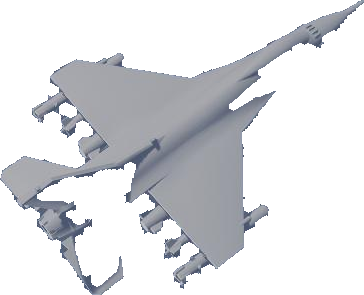
#> input picture aeroshield/vision/shape_templates/f16.png, 364 x 295 px
$ python -i shape_detect.py   (imports and definitions only)
#> lines starting #> are read from the running program, lines starting #| are printed output that depends on the picture; after the words box and inside, x2 and y2 are one past the last pixel; in counts of white or black regions, pixels touching at a corner belong together
#> further down, picture is the input picture: shape (295, 364, 3); mean B, G, R 224.7, 221.8, 220.7
### aeroshield/core/modes.py
"""Stage rules and WEZ (weapon engagement zone) helpers."""

from __future__ import annotations

from typing import Any

from aeroshield.core.fsm import Stage


# Friendly / hostile names used in overlay and FSM
HOSTILE_TYPES = {"F16", "Helikopter", "BalistikFuze", "MiniIHA"}
FRIENDLY_TYPES = {"Dost", "Friendly"}


def normalize_label(name: str) -> str:
    n = (name or "").strip()
    aliases = {
        "F-16": "F16",
        "f16": "F16",
        "F16": "F16",
        "fighter": "F16",
        "jet": "F16",
        "airplane": "F16",
        "aeroplane": "F16",
        "heli": "Helikopter",
        "helicopter": "Helikopter",
        "helikopter": "Helikopter",
        "missile": "BalistikFuze",
        "balistik": "BalistikFuze",
        "Balistik Füze": "BalistikFuze",
        "fuze": "BalistikFuze",
        "füze": "BalistikFuze",
        "uav": "MiniIHA",
        "drone": "MiniIHA",
        "Drone": "MiniIHA",
        "Mini/Micro İHA": "MiniIHA",
        "MiniIHA": "MiniIHA",
        "mini_iha": "MiniIHA",
        "mini-iha": "MiniIHA",
        "miniiha": "MiniIHA",
        "iha": "MiniIHA",
        "bird": "MiniIHA",
        "kite": "BalistikFuze",
        "dost": "Dost",
        "friend": "Dost",
        "friendly": "Dost",
    }
    return aliases.get(n, aliases.get(n.lower(), n))


def is_hostile(label: str) -> bool:
    lab = normalize_label(label)
    if lab in FRIENDLY_TYPES or lab == "Dost":
        return False
    return lab in HOSTILE_TYPES or lab not in FRIENDLY_TYPES


# [54 lines left out: functions display_target_name, wez_limits, in_wez, wez_status_text, auto_fire_allowed, not called in this run]

### aeroshield/workers/ipc.py
"""Shared IPC message helpers and latest-only queue utilities."""

from __future__ import annotations

import time
from dataclasses import asdict, dataclass, field
from multiprocessing import shared_memory
from typing import Any, Optional

import numpy as np


# [19 lines left out: function put_latest, not called in this run]


class FrameRing:
    """Double-buffered BGR frames in shared memory (camera → inference)."""

    SLOTS = 2

    # [23 lines left out: function __init__, not called in this run]

    @property
    def names(self) -> list[str]:
        return list(self._names)

    # [37 lines left out: functions write, read, close, unlink, not called in this run]

    def close_and_unlink(self) -> None:
        self.close()
        self.unlink()

    # [8 lines left out: function from_meta, not called in this run]


@dataclass
class Detection:
    track_id: int
    x: float
    y: float
    w: float
    h: float
    conf: float
    label: str
    hostile: bool = True
    cx: float = 0.0
    cy: float = 0.0
    range_m: Optional[float] = None

    def __post_init__(self) -> None:
        if not self.cx and not self.cy:
            self.cx = self.x + self.w / 2.0
            self.cy = self.y + self.h / 2.0


@dataclass
class TrackSnapshot:
    ts: float
    frame_id: int
    fps: float
    latency_ms: float
    width: int
    height: int
    detections: list[Detection] = field(default_factory=list)
    primary_id: Optional[int] = None
    # Encoded JPEG of the frame for UI (keeps queue light)
    jpeg: Optional[bytes] = None

    # [7 lines left out: function primary, not called in this run]


@dataclass
class OperatorCommand:
    ts: float = field(default_factory=time.time)
    stage: int = 1
    start_mission: bool = False
    estop: bool = False
    estop_clear: bool = False
    maint: bool = False
    fire: bool = False
    pan_cmd: int = 0
    tilt_cmd: int = 0
    pan_forbidden_min: float = 200.0
    pan_forbidden_max: float = 270.0
    manual_range_m: Optional[float] = None
    bit_ok: bool = True


@dataclass
class Telemetry:
    ts: float = field(default_factory=time.time)
    linked: bool = False
    mock: bool = False
    failsafe: bool = False
    status: int = 0
    limit_pan: int = 0
    limit_tilt: int = 0
    fsm: str = "BIT"
    stage: int = 1
    fps: float = 0.0
    latency_ms: float = 0.0
    pan: int = 0
    tilt: int = 0
    fire: int = 0
    locked: bool = False
    wez_ok: bool = False
    primary_label: str = "-"
    primary_id: Optional[int] = None
    cx: float = 0.0
    cy: float = 0.0
    vx: float = 0.0
    vy: float = 0.0
    range_m: Optional[float] = None
    maint_remaining_s: float = 600.0
    log_line: str = ""

    def to_dict(self) -> dict[str, Any]:
        return asdict(self)

### aeroshield/vision/shape_detect.py
"""Match demo-prop silhouettes by shape only (binary mask), not paint color."""

from __future__ import annotations

from pathlib import Path
from typing import Any, Optional

import cv2
import numpy as np

from aeroshield.core.modes import is_hostile
from aeroshield.workers.ipc import Detection

_TEMPLATE_DIR = Path(__file__).with_name("shape_templates")
_TEMPLATES: Optional[list[tuple[str, np.ndarray]]] = None

_FILES = (
    ("mini_iha", "MiniIHA"),
    ("f16", "F16"),          # Celik Kubbe clay / grey
    ("f16_ck", "F16"),
    ("f16_asd", "F16"),      # asd1dw blue
    ("f16_prop", "F16"),     # turuncu 3D baskı
    ("helikopter", "Helikopter"),
    ("fuze", "BalistikFuze"),
)


def detect_by_shape(
    frame_bgr: np.ndarray,
    config: dict[str, Any] | None = None,
    skip_labels: Optional[set[str]] = None,
) -> list[Detection]:
    cfg = (config or {}).get("shape_detect") or {}
    if not bool(cfg.get("enabled", True)):
        return []
    templates = _load_templates(cfg)
    if not templates or frame_bgr is None or frame_bgr.size == 0:
        return []

    skip = skip_labels or set()
    src_h, src_w = frame_bgr.shape[:2]
#> src_h = 295; src_w = 364
    work_w = int(cfg.get("work_width", 480))
    scale = 1.0
    small = frame_bgr
    if src_w > work_w:
        scale = src_w / float(work_w)
        nh = max(1, int(round(src_h / scale)))
        small = cv2.resize(frame_bgr, (work_w, nh), interpolation=cv2.INTER_AREA)

    h, w = small.shape[:2]
#> h = 295; w = 364
    mask = _foreground_mask(small)
    k = cv2.getStructuringElement(cv2.MORPH_ELLIPSE, (5, 5))
    mask = cv2.morphologyEx(mask, cv2.MORPH_CLOSE, k, iterations=1)
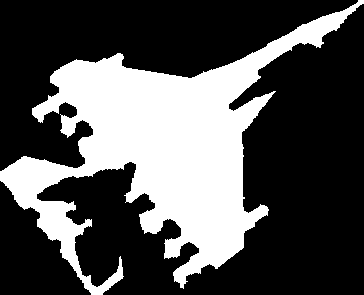
#> mask: shape (295, 364); 32.1% white; 1 white region, box (x1, y1, x2, y2) and area: (0, 0, 364, 295) 34435

    min_corr = float(cfg.get("min_corr", 0.80))
    fuze_corr = float(cfg.get("fuze_min_corr", 0.80))
    f16_corr = float(cfg.get("f16_min_corr", 0.55))
    min_a = int(h * w * float(cfg.get("min_area_frac", 0.002)))
    max_a = int(h * w * float(cfg.get("max_area_frac", 0.35)))

    hits: list[tuple[float, str, int, int, int, int]] = []
    for label, patch in templates:
        if label in skip:
            continue
        if label == "BalistikFuze":
            need = fuze_corr
        elif label == "F16":
            need = f16_corr
        else:
            need = min_corr
        found = _match_silhouette(mask, patch, need)
        if found is None:
            continue
        score, x, y, bw, bh = found
        area = bw * bh
        if area < min_a or area > max_a:
            continue
        if not _shape_ok(label, bw, bh, w, h):
            continue
        hits.append((score, label, x, y, bw, bh))

    hits.sort(key=lambda t: t[0], reverse=True)
    dets: list[Detection] = []
    used: set[str] = set()
    tid = 400
    for score, label, x, y, bw, bh in hits:
        if label in used:
            continue
        box = Detection(
            track_id=tid,
            x=float(x) * scale,
            y=float(y) * scale,
            w=float(bw) * scale,
            h=float(bh) * scale,
            conf=float(min(0.92, 0.50 + 0.5 * score)),
            label=label,
            hostile=is_hostile(label),
        )
        if any(_iou(box, d) >= 0.35 for d in dets):
            continue
        used.add(label)
        dets.append(box)
        tid += 1
    return dets


def merge_shape(yolo: list[Detection], shapes: list[Detection], iou_min: float = 0.28) -> list[Detection]:
    if not shapes:
        return yolo
    if not yolo:
        return shapes
    used: set[int] = set()
    out: list[Detection] = []
    for y in yolo:
        hit = False
        for i, s in enumerate(shapes):
            if i in used:
                continue
            if _iou(y, s) >= iou_min:
                used.add(i)
                hit = True
                out.append(y)
                break
        if not hit:
            out.append(y)
    for i, s in enumerate(shapes):
        if i not in used:
            out.append(s)
    return out


def _match_silhouette(
    mask: np.ndarray, patch: np.ndarray, min_corr: float
) -> Optional[tuple[float, int, int, int, int]]:
    mh, mw = mask.shape[:2]
    ph, pw = patch.shape[:2]
    if ph < 8 or pw < 8:
        return None
    best: Optional[tuple[float, int, int, int, int]] = None
    # Relative to frame width: cruise missile is a mid-size table prop.
    for frac in (0.10, 0.14, 0.20, 0.28, 0.38, 0.50):
        tw = max(24, int(mw * frac))
        th = max(16, int(round(tw * ph / float(pw))))
        if tw >= mw or th >= mh:
            continue
        tmpl = cv2.resize(patch, (tw, th), interpolation=cv2.INTER_AREA)
        _, tmpl = cv2.threshold(tmpl, 127, 255, cv2.THRESH_BINARY)
        res = cv2.matchTemplate(mask, tmpl, cv2.TM_CCOEFF_NORMED)
        _, maxv, _, maxloc = cv2.minMaxLoc(res)
        if maxv < min_corr:
            continue
        if best is None or maxv > best[0]:
            best = (float(maxv), int(maxloc[0]), int(maxloc[1]), tw, th)
    return best


def _shape_ok(label: str, bw: int, bh: int, fw: int, fh: int) -> bool:
    if bw > fw * 0.90 and bh > fh * 0.90:
        return False
    aspect = max(bw, bh) / float(max(1, min(bw, bh)))
    if label == "BalistikFuze":
        # Long fuselage + wings; reject square clutter and full-frame blobs.
        return 1.55 <= aspect <= 5.5 and bw >= 22 and bh >= 12
    if label == "MiniIHA":
        return aspect <= 2.4
    if label == "F16":
        return 1.15 <= aspect <= 4.5
    if label == "Helikopter":
        return aspect <= 3.2
    return True


# Default active F16 stems (skip asd/ck unless listed in config).
_DEFAULT_F16_STEMS = ("f16", "f16_prop")


def _load_templates(cfg: Optional[dict[str, Any]] = None) -> list[tuple[str, np.ndarray]]:
    global _TEMPLATES
    cfg = cfg or {}
    f16_stems = cfg.get("f16_templates")
    if f16_stems is None:
        f16_stems = list(_DEFAULT_F16_STEMS)
    else:
        f16_stems = [str(s) for s in f16_stems]
    cache_key = tuple(f16_stems)
    if _TEMPLATES is not None and getattr(_load_templates, "_key", None) == cache_key:
        return _TEMPLATES
    allow_f16 = set(f16_stems)
    out: list[tuple[str, np.ndarray]] = []
    for stem, label in _FILES:
        if label == "F16" and stem not in allow_f16:
            continue
        path = _TEMPLATE_DIR / f"{stem}.png"
        if not path.exists():
            continue
        img = cv2.imread(str(path))
        if img is None:
            continue
        m = _foreground_mask(img)
        contours, _ = cv2.findContours(m, cv2.RETR_EXTERNAL, cv2.CHAIN_APPROX_SIMPLE)
        if not contours:
            continue
        cnt = max(contours, key=cv2.contourArea)
        if cv2.contourArea(cnt) < 80:
            continue
        x, y, bw, bh = cv2.boundingRect(cnt)
        patch = np.zeros((bh, bw), dtype=np.uint8)
        cv2.drawContours(patch, [cnt], -1, 255, thickness=cv2.FILLED, offset=(-x, -y))
        out.append((label, patch))
    _TEMPLATES = out
    _load_templates._key = cache_key  # type: ignore[attr-defined]
    return out


def _foreground_mask(bgr: np.ndarray) -> np.ndarray:
    """Pixels unlike the frame border — silhouette, independent of paint color."""
    h, w = bgr.shape[:2]
    t = max(4, min(h, w) // 40)
    border = np.concatenate(
        [
            bgr[:t, :].reshape(-1, 3),
            bgr[-t:, :].reshape(-1, 3),
            bgr[:, :t].reshape(-1, 3),
            bgr[:, -t:].reshape(-1, 3),
        ],
        axis=0,
    )
    bg = np.median(border.astype(np.float32), axis=0)
    diff = np.linalg.norm(bgr.astype(np.float32) - bg, axis=2)
    return (diff > 26).astype(np.uint8) * 255


def _iou(a: Detection, b: Detection) -> float:
    x1 = max(a.x, b.x)
    y1 = max(a.y, b.y)
    x2 = min(a.x + a.w, b.x + b.w)
    y2 = min(a.y + a.h, b.y + b.h)
    inter = max(0.0, x2 - x1) * max(0.0, y2 - y1)
    union = a.w * a.h + b.w * b.h - inter
    return float(inter / union) if union > 0 else 0.0

>>> import cv2
>>> picture = cv2.imread('shape_templates/f16.png')
>>> result = detect_by_shape(picture)
